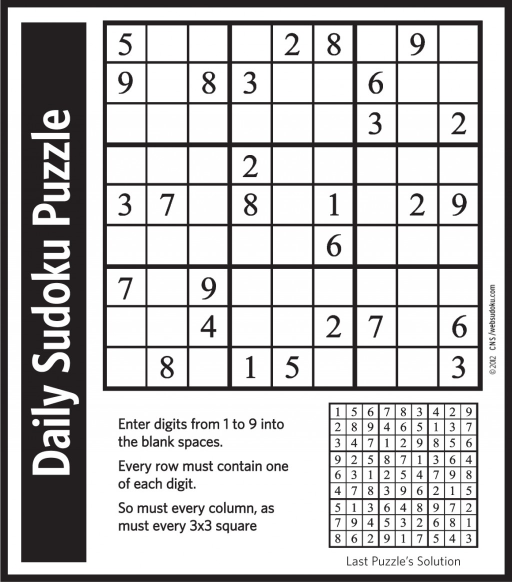
//> input picture Sudoku_Solver/Sudoku.jpg, 1024 x 1164 px (shown at 1/2 size)
$ ./Sudoku_Solver   (built with g++ and OpenCV 4)
//> lines starting //> are read from the running program, lines starting //| are printed output that depends on the picture; after the words box and inside, x2 and y2 are one past the last pixel; in counts of white or black regions, pixels touching at a corner belong together
### Sudoku_Solver/sudoku-detector-master/digitrecognizer.h
#include <cv.h>
#include <highgui.h>
#include <ml.h>

using namespace cv;

#define MAX_NUM_IMAGES	60000

class DigitRecognizer
{
public:
	DigitRecognizer();
	~DigitRecognizer();

	bool train(char* trainPath, char* labelsPath);
	int classify(Mat img);

private:
	cv::Mat preprocessImage(Mat img);
	int readFlippedInteger(FILE *fp);

private:
	KNearest	*knn;
	int numRows, numCols, numImages;
};

### Sudoku_Solver/sudoku-detector-master/Sudoku Solver.cpp
#include <cv.h>
#include <highgui.h>
#include "digitrecognizer.h"

using namespace cv;

#define DECLARE_TIMING(s)  int64 timeStart_##s; double timeDiff_##s; double timeTally_##s = 0; int countTally_##s = 0
#define START_TIMING(s)    timeStart_##s = cvGetTickCount()
#define STOP_TIMING(s) 	   timeDiff_##s = (double)(cvGetTickCount() - timeStart_##s); timeTally_##s += timeDiff_##s; countTally_##s++
#define GET_TIMING(s) 	   (double)(timeDiff_##s / (cvGetTickFrequency()*1000.0))
#define GET_AVERAGE_TIMING(s)   (double)(countTally_##s ? timeTally_##s/ ((double)countTally_##s * cvGetTickFrequency()*1000.0) : 0)
#define CLEAR_AVERAGE_TIMING(s) timeTally_##s = 0; countTally_##s = 0

void drawLine(Vec2f line, Mat &img, Scalar rgb = CV_RGB(0,0,255))
{
	if(line[1]!=0)
	{
		float m = -1/tan(line[1]);
		float c = line[0]/sin(line[1]);

		cv::line(img, Point(0, c), Point(img.size().width, m*img.size().width+c), rgb);
	}
	else
	{
		cv::line(img, Point(line[0], 0), Point(line[0], img.size().height), rgb);
	}
}

// [4 lines left out: function drawLine, not called in this run]

void mergeRelatedLines(vector<Vec2f> *lines, Mat &img)
{
	vector<Vec2f>::iterator current;
	vector<Vec4i> points(lines->size());
	for(current=lines->begin();current!=lines->end();current++)
	{
		if((*current)[0]==0 && (*current)[1]==-100)
			continue;

		float p1 = (*current)[0];
		float theta1 = (*current)[1];

		Point pt1current, pt2current;
		if(theta1>CV_PI*45/180 && theta1<CV_PI*135/180)
		{
			pt1current.x=0;
			pt1current.y = p1/sin(theta1);

			pt2current.x=img.size().width;
			pt2current.y=-pt2current.x/tan(theta1) + p1/sin(theta1);
		}
		else
		{
			pt1current.y=0;
			pt1current.x=p1/cos(theta1);

			pt2current.y=img.size().height;
			pt2current.x=-pt2current.y/tan(theta1) + p1/cos(theta1);
		}

		vector<Vec2f>::iterator	pos;
		for(pos=lines->begin();pos!=lines->end();pos++)
		{
			if(*current==*pos)
				continue;

			if(fabs((*pos)[0]-(*current)[0])<20 && fabs((*pos)[1]-(*current)[1])<CV_PI*10/180)
			{
				float p = (*pos)[0];
				float theta = (*pos)[1];

				Point pt1, pt2;
				if((*pos)[1]>CV_PI*45/180 && (*pos)[1]<CV_PI*135/180)
				{
					pt1.x=0;
					pt1.y = p/sin(theta);

					pt2.x=img.size().width;
					pt2.y=-pt2.x/tan(theta) + p/sin(theta);
				}
				else
				{
					pt1.y=0;
					pt1.x=p/cos(theta);

					pt2.y=img.size().height;
					pt2.x=-pt2.y/tan(theta) + p/cos(theta);
				}

				if(((double)(pt1.x-pt1current.x)*(pt1.x-pt1current.x) + (pt1.y-pt1current.y)*(pt1.y-pt1current.y)<64*64) && ((double)(pt2.x-pt2current.x)*(pt2.x-pt2current.x) + (pt2.y-pt2current.y)*(pt2.y-pt2current.y)<64*64))
				{
					printf("Merging\n");
					// Merge the two
					(*current)[0] = ((*current)[0]+(*pos)[0])/2;
					(*current)[1] = ((*current)[1]+(*pos)[1])/2;

					(*pos)[0]=0;
					(*pos)[1]=-100;
					//lines->erase(pos);
				}
			}
		}
	}

	//return lines;
}

// [59 lines left out: functions findX, findY, findBB, not called in this run]

int main()
{
	Mat sudoku = imread("sudoku.jpg",0);
//> sudoku: 1164 rows x 1024 cols, CV_8UC1; min 13, max 255, mean 194

	//Mat sudoku;
	//pyrDown(imread("sudoku3.jpg", 0), sudoku);

	Mat original = sudoku.clone();

	DECLARE_TIMING(sudTimer);
	START_TIMING(sudTimer);

	// Create a duplicate. We'll try to extract grid lines in this image
	Mat outerBox = Mat(sudoku.size(), CV_8UC1);


	//erode(sudoku, sudoku, kernel);

	GaussianBlur(sudoku, sudoku, Size(11,11), 0);
	adaptiveThreshold(sudoku, outerBox, 255, ADAPTIVE_THRESH_MEAN_C, THRESH_BINARY, 5, 2);
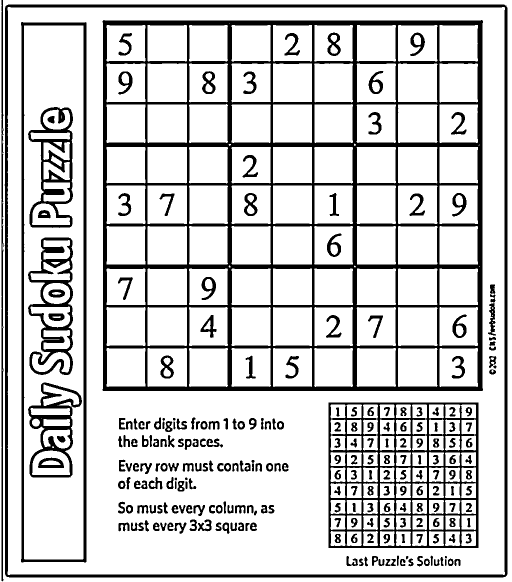
//> outerBox: 1164 rows x 1024 cols, CV_8UC1 (shown at 1/2 size); 81.2% white; 255 black regions (1 under 20 px), largest, box (x1, y1, x2, y2) and area: (205, 40, 966, 782) 95657, (9, 9, 1015, 1155) 25486, (657, 805, 957, 1096) 22058

	bitwise_not(outerBox, outerBox);

	Mat kernel = (Mat_<uchar>(3,3) << 0,1,0,1,1,1,0,1,0);
	dilate(outerBox, outerBox, kernel);


	int count=0;
	int max=-1;
	Point maxPt;

	Mat cloneOuterBox = outerBox.clone();

	for(int y=0;y<outerBox.size().height;y++)
	{
		uchar *row = outerBox.ptr(y);
		for(int x=0;x<outerBox.size().width;x++)
		{
			if(row[x]>=128)
			{
				int area = floodFill(outerBox, Point(x,y), CV_RGB(0,0,64));

				if(area>max)
				{
					maxPt = Point(x,y);
					max = area;
				}
			}
		}


		//printf("Current row: %d\n", y);
	}
//> this loop made 1164 passes
//> (maxPt, max) on passes 1 to 3: (Point(2, 0), 39860), (Point(2, 0), 39860), (Point(2, 0), 39860)
//> outerBox: 1164 rows x 1024 cols, CV_8UC1; values 0 (black) and 64 (white), 25.5% white; 189 white regions, largest, box (x1, y1, x2, y2) and area: (204, 39, 967, 783) 123090, (2, 0, 1016, 1164) 39860, (656, 804, 958, 1097) 32113
//> after the loop, max = 123090

	floodFill(outerBox, maxPt, CV_RGB(255,255,255));

	for(int y=0;y<outerBox.size().height;y++)
	{
		uchar *row = outerBox.ptr(y);
		for(int x=0;x<outerBox.size().width;x++)
		{
			if(row[x]==64 && x!=maxPt.x && y!=maxPt.y)
			{
				int area = floodFill(outerBox, Point(x,y), CV_RGB(0,0,0));
			}
		}
		//printf("Current row: %d\n", y);
	}
//> outerBox: 1164 rows x 1024 cols, CV_8UC1; 10.3% white; 1 white region, box (x1, y1, x2, y2) and area: (204, 39, 967, 783) 123090

	erode(outerBox, outerBox, kernel);
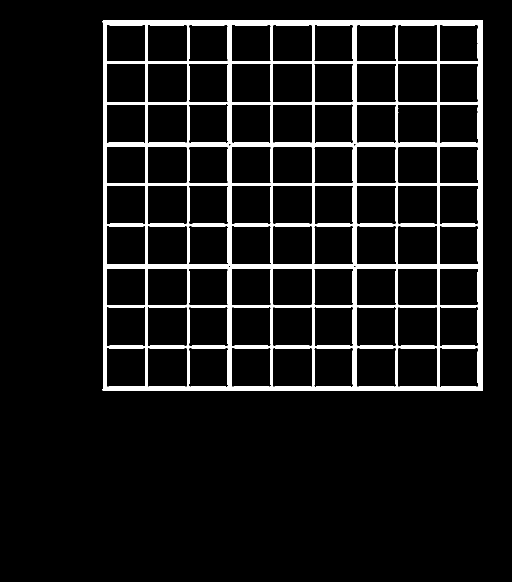
//> outerBox: 1164 rows x 1024 cols, CV_8UC1 (shown at 1/2 size); 8% white; 1 white region, box (x1, y1, x2, y2) and area: (205, 40, 966, 782) 95795

	//imshow("thresholded", outerBox);

	vector<Vec2f> lines;
	HoughLines(outerBox, lines, 1, CV_PI/180, 200);
//> lines = 469 lines (rho, theta), first 12: [42, 1.57], [778, 1.57], [123, 1.57], [205, 1.57], [286, 1.57], [292, 1.57], [367, 1.57], [448, 1.57], [529, 1.57], [535, 1.57], [610, 1.57], [692, 1.57]

	//vector<Vec2f>::iterator pos;
	mergeRelatedLines(&lines, sudoku);
//> the loop in mergeRelatedLines, `for(current=lines->begin();current!=lines->end();current++)` made 469 passes
//> lines = 469 items, first 12: [5.66, 1.62], [804.2, 1.53], [147, 1.54], [0, -100], [0, -100], [0, -100], [0, -100], [0, -100], [0, -100], [0, -100], [0, -100], [0, -100]

	printf("Size of lines: %d\n", lines.size());
//| Size of lines: 469
	for(int i=0;i<lines.size();i++)
	{
		drawLine(lines[i], outerBox, CV_RGB(0,0,128));
	}
//> this loop made 469 passes
//> (m in drawLine, c in drawLine) on passes 1 to 3: (0.0518, 5.67), (-0.0427, 805), (-0.0342, 147.1)
//> pass 1, `drawLine(lines[i], outerBox, CV_RGB(0,0,128));`:
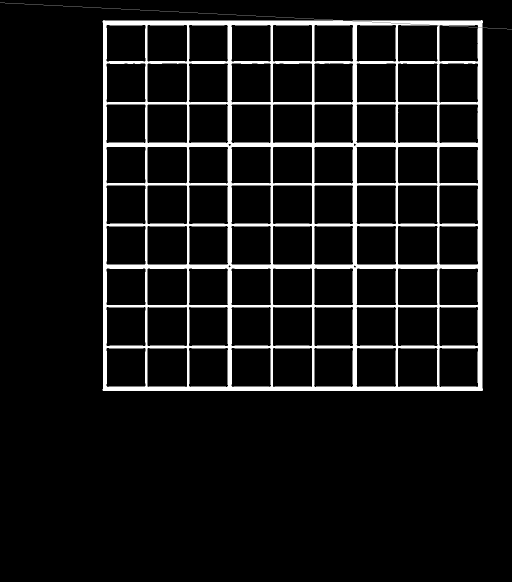
//> outerBox: 1164 rows x 1024 cols, CV_8UC1 (shown at 1/2 size); 0.09% of pixels changed, all inside (x1, y1, x2, y2) = (0, 5, 1024, 59)
//> pass 3, `drawLine(lines[i], outerBox, CV_RGB(0,0,128));`:
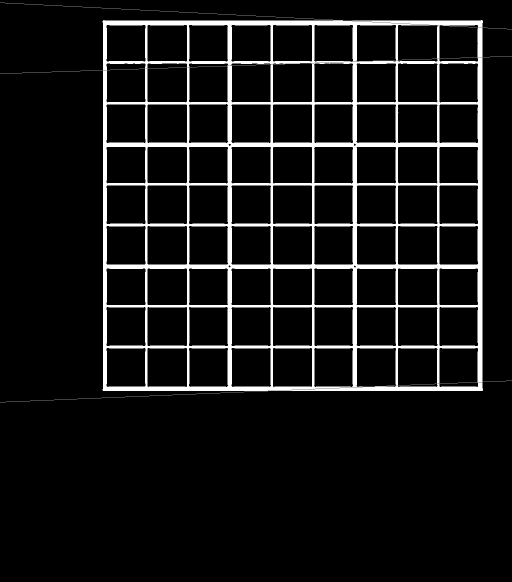
//> outerBox: 1164 rows x 1024 cols, CV_8UC1 (shown at 1/2 size); min 0, max 255, mean 20.7
//> after the loop:
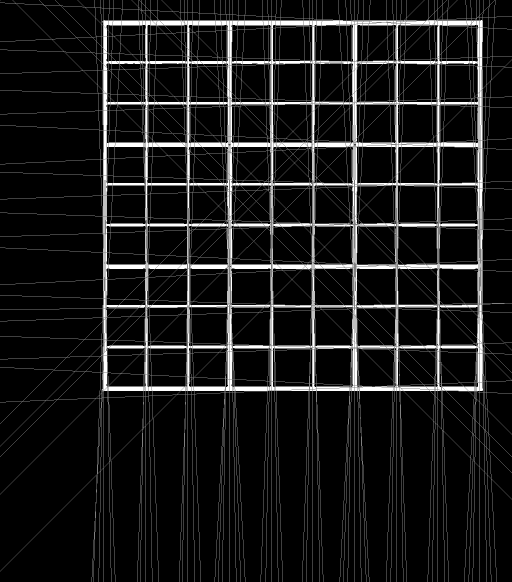
//> outerBox: 1164 rows x 1024 cols, CV_8UC1 (shown at 1/2 size); 7.49% of pixels changed, all inside (x1, y1, x2, y2) = (0, 0, 1024, 1164)

	imshow("thresholded", outerBox);

	// Now detect the lines on extremes
	Vec2f topEdge = Vec2f(1000,1000);	double topYIntercept=100000, topXIntercept=0;
	Vec2f bottomEdge = Vec2f(-1000,-1000);		double bottomYIntercept=0, bottomXIntercept=0;
	Vec2f leftEdge = Vec2f(1000,1000);	double leftXIntercept=100000, leftYIntercept=0;
	Vec2f rightEdge = Vec2f(-1000,-1000);		double rightXIntercept=0, rightYIntercept=0;
	for(int i=0;i<lines.size();i++)
	{
		Vec2f current = lines[i];

		float p=current[0];
		float theta=current[1];

		if(p==0 && theta==-100)
			continue;

		double xIntercept, yIntercept;
		xIntercept = p/cos(theta);
		yIntercept = p/(cos(theta)*sin(theta));

		if(theta>CV_PI*80/180 && theta<CV_PI*100/180)
		{
			if(p<topEdge[0])
				topEdge = current;

			if(p>bottomEdge[0])
				bottomEdge = current;

			//printf("X: %f, Y: %f\n", xIntercept, yIntercept);

		}
		else if(theta<CV_PI*10/180 || theta>CV_PI*170/180)
		{
			// [5 lines of commented-out code are left out]

			if(xIntercept>rightXIntercept)
			{
				rightEdge = current;
				rightXIntercept = xIntercept;
			}
			else if(xIntercept<=leftXIntercept)
			{
				leftEdge = current;
				leftXIntercept = xIntercept;
			}
		}
	}
//> this loop made 469 passes
//> (p, theta, xIntercept, yIntercept, rightXIntercept) on passes 14, 15, 28: (207, 0, 207, inf, 207), (959, 0, 959, inf, 959), (966, 0.0175, 966.1, 55359, 966.1)
//> (p, theta, xIntercept, yIntercept, leftXIntercept) on passes 16, 49, 50: (291, 0, 291, inf, 291), (217.5, 0.0175, 217.5, 12464.4, 217.5), (-201.5, 3.12, 201.5, 11547.4, 201.5)


	drawLine(topEdge, sudoku, CV_RGB(0,0,0));
	drawLine(bottomEdge, sudoku, CV_RGB(0,0,0));
	drawLine(leftEdge, sudoku, CV_RGB(0,0,0));
	drawLine(rightEdge, sudoku, CV_RGB(0,0,0));

	Point left1, left2, right1, right2, bottom1, bottom2, top1, top2;

	int height=outerBox.size().height;
	int width=outerBox.size().width;

	if(leftEdge[1]!=0)
	{
		left1.x=0;		left1.y=leftEdge[0]/sin(leftEdge[1]);
		left2.x=width;	left2.y=-left2.x/tan(leftEdge[1]) + left1.y;
	}
	else
	{
		left1.y=0;		left1.x=leftEdge[0]/cos(leftEdge[1]);
		left2.y=height;	left2.x=left1.x - height*tan(leftEdge[1]);
	}

	if(rightEdge[1]!=0)
	{
		right1.x=0;		right1.y=rightEdge[0]/sin(rightEdge[1]);
		right2.x=width;	right2.y=-right2.x/tan(rightEdge[1]) + right1.y;
	}
	else
	{
		right1.y=0;		right1.x=rightEdge[0]/cos(rightEdge[1]);
		right2.y=height;	right2.x=right1.x - height*tan(rightEdge[1]);
	}

	bottom1.x=0;	bottom1.y=bottomEdge[0]/sin(bottomEdge[1]);
	bottom2.x=width;bottom2.y=-bottom2.x/tan(bottomEdge[1]) + bottom1.y;

	top1.x=0;		top1.y=topEdge[0]/sin(topEdge[1]);
	top2.x=width;	top2.y=-top2.x/tan(topEdge[1]) + top1.y;

	// Next, we find the intersection of  these four lines
    double leftA = left2.y-left1.y;
    double leftB = left1.x-left2.x;
    double leftC = leftA*left1.x + leftB*left1.y;

    double rightA = right2.y-right1.y;
    double rightB = right1.x-right2.x;
    double rightC = rightA*right1.x + rightB*right1.y;

    double topA = top2.y-top1.y;
    double topB = top1.x-top2.x;
    double topC = topA*top1.x + topB*top1.y;

    double bottomA = bottom2.y-bottom1.y;
    double bottomB = bottom1.x-bottom2.x;
    double bottomC = bottomA*bottom1.x + bottomB*bottom1.y;

    // Intersection of left and top
    double detTopLeft = leftA*topB - leftB*topA;
    CvPoint ptTopLeft = cvPoint((topB*leftC - leftB*topC)/detTopLeft, (leftA*topC - topA*leftC)/detTopLeft);

    // Intersection of top and right
    double detTopRight = rightA*topB - rightB*topA;
    CvPoint ptTopRight = cvPoint((topB*rightC-rightB*topC)/detTopRight, (rightA*topC-topA*rightC)/detTopRight);

    // Intersection of right and bottom
    double detBottomRight = rightA*bottomB - rightB*bottomA;
    CvPoint ptBottomRight = cvPoint((bottomB*rightC-rightB*bottomC)/detBottomRight, (rightA*bottomC-bottomA*rightC)/detBottomRight);

    // Intersection of bottom and left
    double detBottomLeft = leftA*bottomB-leftB*bottomA;
    CvPoint ptBottomLeft = cvPoint((bottomB*leftC-leftB*bottomC)/detBottomLeft, (leftA*bottomC-bottomA*leftC)/detBottomLeft);

	cv::line(sudoku, ptTopRight, ptTopRight, CV_RGB(255,0,0), 10);
//> sudoku: 1164 rows x 1024 cols, CV_8UC1; min 0, max 255, mean 193.2
	cv::line(sudoku, ptTopLeft, ptTopLeft, CV_RGB(255,0,0), 10);
//> sudoku: 1164 rows x 1024 cols, CV_8UC1; min 0, max 255, mean 193.2
	cv::line(sudoku, ptBottomRight, ptBottomRight, CV_RGB(255,0,0), 10);
//> sudoku: 1164 rows x 1024 cols, CV_8UC1; min 0, max 255, mean 193.2
	cv::line(sudoku, ptBottomLeft, ptBottomLeft, CV_RGB(255,0,0), 10);
//> sudoku: 1164 rows x 1024 cols, CV_8UC1; min 0, max 255, mean 193.2

	// Correct the perspective transform
	int maxLength = (ptBottomLeft.x-ptBottomRight.x)*(ptBottomLeft.x-ptBottomRight.x) + (ptBottomLeft.y-ptBottomRight.y)*(ptBottomLeft.y-ptBottomRight.y);
	int temp = (ptTopRight.x-ptBottomRight.x)*(ptTopRight.x-ptBottomRight.x) + (ptTopRight.y-ptBottomRight.y)*(ptTopRight.y-ptBottomRight.y);
	if(temp>maxLength) maxLength = temp;

	temp = (ptTopRight.x-ptTopLeft.x)*(ptTopRight.x-ptTopLeft.x) + (ptTopRight.y-ptTopLeft.y)*(ptTopRight.y-ptTopLeft.y);
	if(temp>maxLength) maxLength = temp;

	temp = (ptBottomLeft.x-ptTopLeft.x)*(ptBottomLeft.x-ptTopLeft.x) + (ptBottomLeft.y-ptTopLeft.y)*(ptBottomLeft.y-ptTopLeft.y);
	if(temp>maxLength) maxLength = temp;

	maxLength = sqrt((double)maxLength);


	Point2f src[4], dst[4];
	src[0] = ptTopLeft;			dst[0] = Point2f(0,0);
	src[1] = ptTopRight;		dst[1] = Point2f(maxLength-1, 0);
	src[2] = ptBottomRight;		dst[2] = Point2f(maxLength-1, maxLength-1);
	src[3] = ptBottomLeft;		dst[3] = Point2f(0, maxLength-1);

	Mat undistorted = Mat(Size(maxLength, maxLength), CV_8UC1);
//> undistorted: 797 rows x 797 cols, CV_8UC1; every value is 0
	cv::warpPerspective(original, undistorted, cv::getPerspectiveTransform(src, dst), Size(maxLength, maxLength));
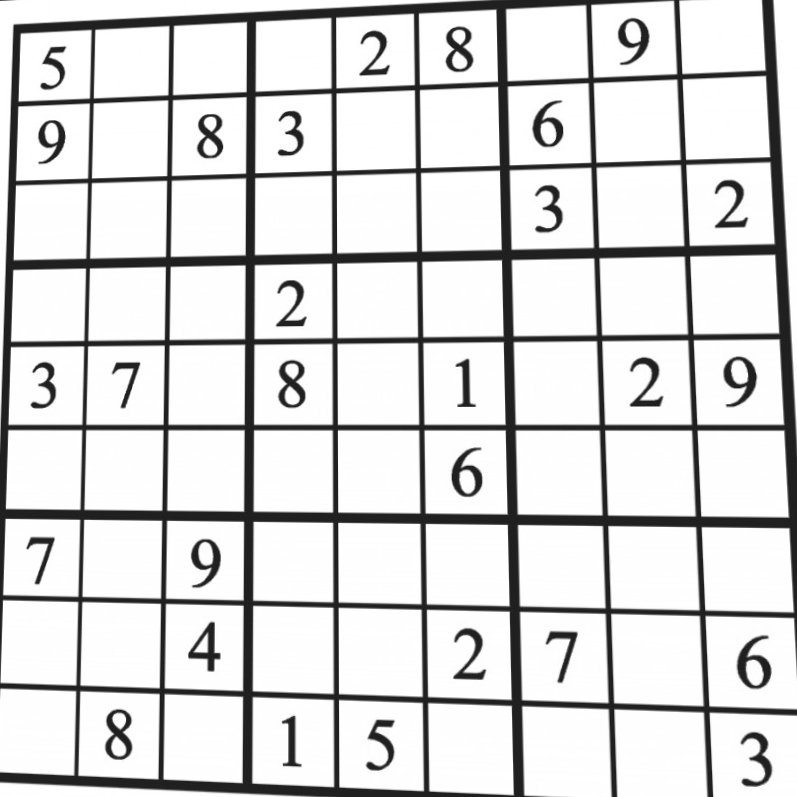
//> undistorted: 797 rows x 797 cols, CV_8UC1; min 22, max 255, mean 215.4


STOP_TIMING(sudTimer);

	printf("Time taken: %f\n", GET_TIMING(sudTimer));
	imshow("Lines", outerBox);
	imshow("SuDoKu", sudoku);

	Mat undistortedThreshed = undistorted.clone();

	// Show this sample
	//threshold(undistorted, undistortedThreshed, 128, 255, CV_THRESH_BINARY_INV);
	adaptiveThreshold(undistorted, undistortedThreshed, 255, CV_ADAPTIVE_THRESH_GAUSSIAN_C, CV_THRESH_BINARY_INV, 101, 1);
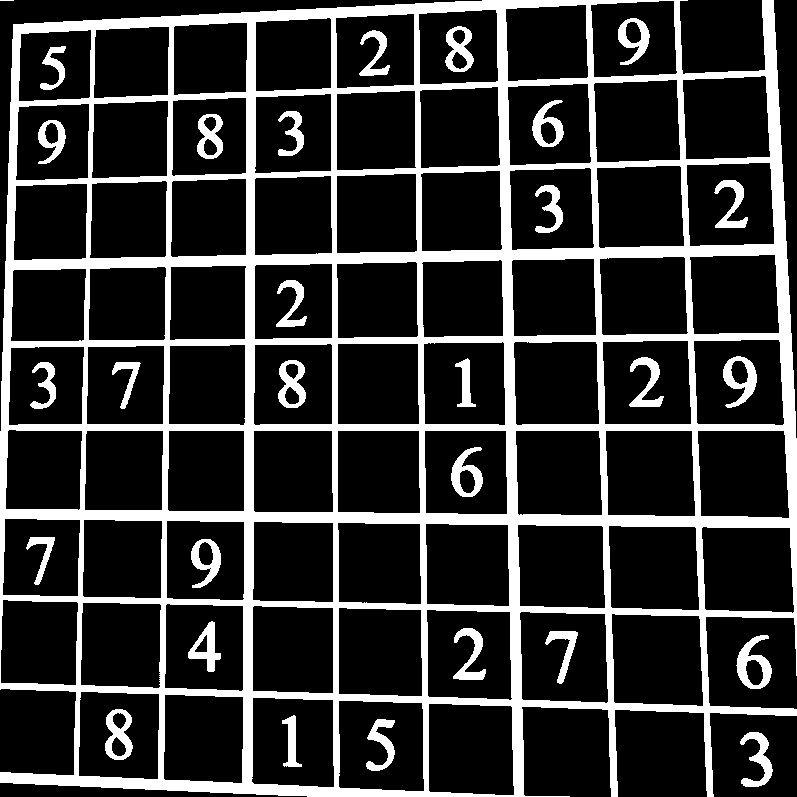
//> undistortedThreshed: 797 rows x 797 cols, CV_8UC1; 20.1% white; 30 white regions (1 under 20 px), largest, box (x1, y1, x2, y2) and area: (0, 0, 797, 797) 109652, (736, 635, 772, 689) 879, (723, 356, 757, 408) 810
//> (the run ends here: the program needs code that is not available in this run)
